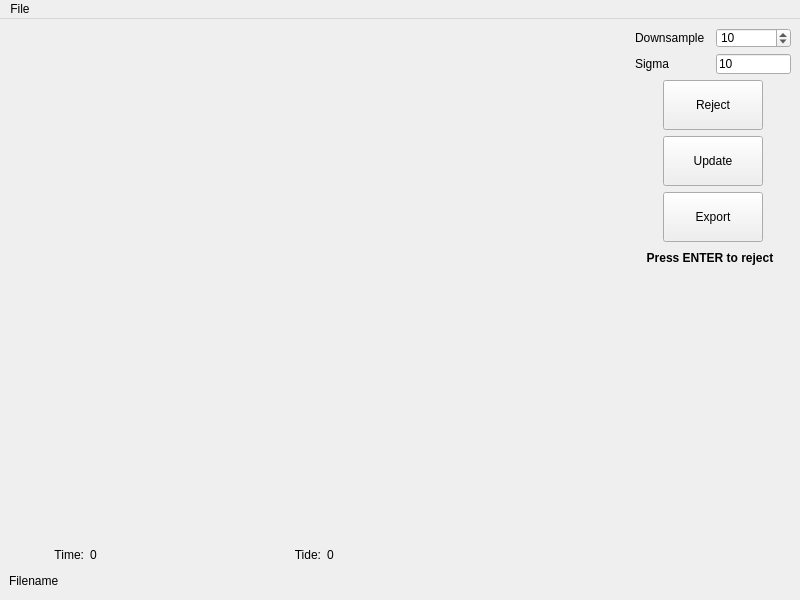
<?xml version="1.0" encoding="UTF-8"?>
<ui version="4.0">
 <class>MainWindow</class>
 <widget class="QMainWindow" name="MainWindow">
  <property name="geometry">
   <rect>
    <x>0</x>
    <y>0</y>
    <width>800</width>
    <height>600</height>
   </rect>
  </property>
  <property name="windowTitle">
   <string>Tide Filter</string>
  </property>
  <widget class="QWidget" name="centralwidget">
   <layout class="QVBoxLayout" name="verticalLayout_3">
    <item>
     <layout class="QHBoxLayout" name="horizontalLayout_3">
      <item>
       <widget class="PlotWidget" name="tideplot" native="true"/>
      </item>
      <item>
       <layout class="QVBoxLayout" name="verticalLayout_2">
        <item>
         <layout class="QHBoxLayout" name="horizontalLayout_9">
          <item>
           <widget class="QLabel" name="l3">
            <property name="minimumSize">
             <size>
              <width>75</width>
              <height>20</height>
             </size>
            </property>
            <property name="maximumSize">
             <size>
              <width>75</width>
              <height>20</height>
             </size>
            </property>
            <property name="text">
             <string>Downsample</string>
            </property>
           </widget>
          </item>
          <item>
           <widget class="QSpinBox" name="sp_subsample">
            <property name="minimumSize">
             <size>
              <width>75</width>
              <height>20</height>
             </size>
            </property>
            <property name="maximumSize">
             <size>
              <width>75</width>
              <height>20</height>
             </size>
            </property>
            <property name="minimum">
             <number>1</number>
            </property>
            <property name="maximum">
             <number>10000</number>
            </property>
            <property name="value">
             <number>10</number>
            </property>
           </widget>
          </item>
         </layout>
        </item>
        <item>
         <layout class="QHBoxLayout" name="horizontalLayout_6">
          <item>
           <widget class="QLabel" name="l0">
            <property name="minimumSize">
             <size>
              <width>75</width>
              <height>20</height>
             </size>
            </property>
            <property name="maximumSize">
             <size>
              <width>75</width>
              <height>20</height>
             </size>
            </property>
            <property name="text">
             <string>Sigma</string>
            </property>
           </widget>
          </item>
          <item>
           <widget class="QLineEdit" name="le_gauss_sigma">
            <property name="minimumSize">
             <size>
              <width>75</width>
              <height>20</height>
             </size>
            </property>
            <property name="maximumSize">
             <size>
              <width>75</width>
              <height>20</height>
             </size>
            </property>
            <property name="text">
             <string>10</string>
            </property>
           </widget>
          </item>
         </layout>
        </item>
        <item>
         <layout class="QHBoxLayout" name="horizontalLayout_2">
          <item>
           <spacer name="horizontalSpacer_2">
            <property name="orientation">
             <enum>Qt::Orientation::Horizontal</enum>
            </property>
            <property name="sizeType">
             <enum>QSizePolicy::Policy::Minimum</enum>
            </property>
            <property name="sizeHint" stdset="0">
             <size>
              <width>0</width>
              <height>20</height>
             </size>
            </property>
           </spacer>
          </item>
          <item>
           <layout class="QVBoxLayout" name="verticalLayout">
            <item>
             <widget class="QPushButton" name="b_reject">
              <property name="minimumSize">
               <size>
                <width>100</width>
                <height>50</height>
               </size>
              </property>
              <property name="maximumSize">
               <size>
                <width>100</width>
                <height>50</height>
               </size>
              </property>
              <property name="text">
               <string>Reject</string>
              </property>
              <property name="checkable">
               <bool>true</bool>
              </property>
              <property name="checked">
               <bool>false</bool>
              </property>
             </widget>
            </item>
            <item>
             <widget class="QPushButton" name="b_run">
              <property name="minimumSize">
               <size>
                <width>100</width>
                <height>50</height>
               </size>
              </property>
              <property name="maximumSize">
               <size>
                <width>100</width>
                <height>50</height>
               </size>
              </property>
              <property name="text">
               <string>Update</string>
              </property>
             </widget>
            </item>
            <item>
             <widget class="QPushButton" name="b_export">
              <property name="minimumSize">
               <size>
                <width>100</width>
                <height>50</height>
               </size>
              </property>
              <property name="maximumSize">
               <size>
                <width>100</width>
                <height>50</height>
               </size>
              </property>
              <property name="text">
               <string>Export</string>
              </property>
             </widget>
            </item>
           </layout>
          </item>
          <item>
           <spacer name="horizontalSpacer_3">
            <property name="orientation">
             <enum>Qt::Orientation::Horizontal</enum>
            </property>
            <property name="sizeType">
             <enum>QSizePolicy::Policy::Minimum</enum>
            </property>
            <property name="sizeHint" stdset="0">
             <size>
              <width>0</width>
              <height>20</height>
             </size>
            </property>
           </spacer>
          </item>
         </layout>
        </item>
        <item>
         <widget class="QLabel" name="l_text">
          <property name="minimumSize">
           <size>
            <width>150</width>
            <height>20</height>
           </size>
          </property>
          <property name="maximumSize">
           <size>
            <width>150</width>
            <height>20</height>
           </size>
          </property>
          <property name="font">
           <font>
            <bold>true</bold>
           </font>
          </property>
          <property name="text">
           <string>Press ENTER to reject</string>
          </property>
          <property name="alignment">
           <set>Qt::AlignmentFlag::AlignCenter</set>
          </property>
         </widget>
        </item>
        <item>
         <spacer name="verticalSpacer">
          <property name="orientation">
           <enum>Qt::Orientation::Vertical</enum>
          </property>
          <property name="sizeHint" stdset="0">
           <size>
            <width>20</width>
            <height>40</height>
           </size>
          </property>
         </spacer>
        </item>
       </layout>
      </item>
     </layout>
    </item>
    <item>
     <layout class="QHBoxLayout" name="horizontalLayout">
      <item>
       <widget class="QLabel" name="l4">
        <property name="minimumSize">
         <size>
          <width>75</width>
          <height>20</height>
         </size>
        </property>
        <property name="maximumSize">
         <size>
          <width>75</width>
          <height>20</height>
         </size>
        </property>
        <property name="text">
         <string>Time:</string>
        </property>
        <property name="alignment">
         <set>Qt::AlignmentFlag::AlignRight|Qt::AlignmentFlag::AlignTrailing|Qt::AlignmentFlag::AlignVCenter</set>
        </property>
       </widget>
      </item>
      <item>
       <widget class="QLabel" name="ltime">
        <property name="minimumSize">
         <size>
          <width>150</width>
          <height>20</height>
         </size>
        </property>
        <property name="maximumSize">
         <size>
          <width>150</width>
          <height>20</height>
         </size>
        </property>
        <property name="text">
         <string>0</string>
        </property>
       </widget>
      </item>
      <item>
       <widget class="QLabel" name="l5">
        <property name="minimumSize">
         <size>
          <width>75</width>
          <height>20</height>
         </size>
        </property>
        <property name="maximumSize">
         <size>
          <width>75</width>
          <height>20</height>
         </size>
        </property>
        <property name="text">
         <string>Tide:</string>
        </property>
        <property name="alignment">
         <set>Qt::AlignmentFlag::AlignRight|Qt::AlignmentFlag::AlignTrailing|Qt::AlignmentFlag::AlignVCenter</set>
        </property>
       </widget>
      </item>
      <item>
       <widget class="QLabel" name="ltide">
        <property name="minimumSize">
         <size>
          <width>150</width>
          <height>20</height>
         </size>
        </property>
        <property name="maximumSize">
         <size>
          <width>150</width>
          <height>20</height>
         </size>
        </property>
        <property name="text">
         <string>0</string>
        </property>
       </widget>
      </item>
      <item>
       <spacer name="horizontalSpacer">
        <property name="orientation">
         <enum>Qt::Orientation::Horizontal</enum>
        </property>
        <property name="sizeHint" stdset="0">
         <size>
          <width>40</width>
          <height>20</height>
         </size>
        </property>
       </spacer>
      </item>
     </layout>
    </item>
    <item>
     <widget class="QLabel" name="l_filename">
      <property name="minimumSize">
       <size>
        <width>0</width>
        <height>20</height>
       </size>
      </property>
      <property name="maximumSize">
       <size>
        <width>16777215</width>
        <height>20</height>
       </size>
      </property>
      <property name="text">
       <string>Filename</string>
      </property>
     </widget>
    </item>
   </layout>
  </widget>
  <widget class="QMenuBar" name="menubar">
   <property name="geometry">
    <rect>
     <x>0</x>
     <y>0</y>
     <width>800</width>
     <height>33</height>
    </rect>
   </property>
   <widget class="QMenu" name="menuFile">
    <property name="title">
     <string>File</string>
    </property>
    <addaction name="actionLoad"/>
    <addaction name="actionExport"/>
   </widget>
   <addaction name="menuFile"/>
  </widget>
  <action name="actionLoad">
   <property name="text">
    <string>Load</string>
   </property>
  </action>
  <action name="actionExport">
   <property name="text">
    <string>Export</string>
   </property>
  </action>
 </widget>
 <customwidgets>
  <customwidget>
   <class>PlotWidget</class>
   <extends>QWidget</extends>
   <header>pyqtgraph</header>
   <container>1</container>
  </customwidget>
 </customwidgets>
 <resources/>
 <connections/>
</ui>
